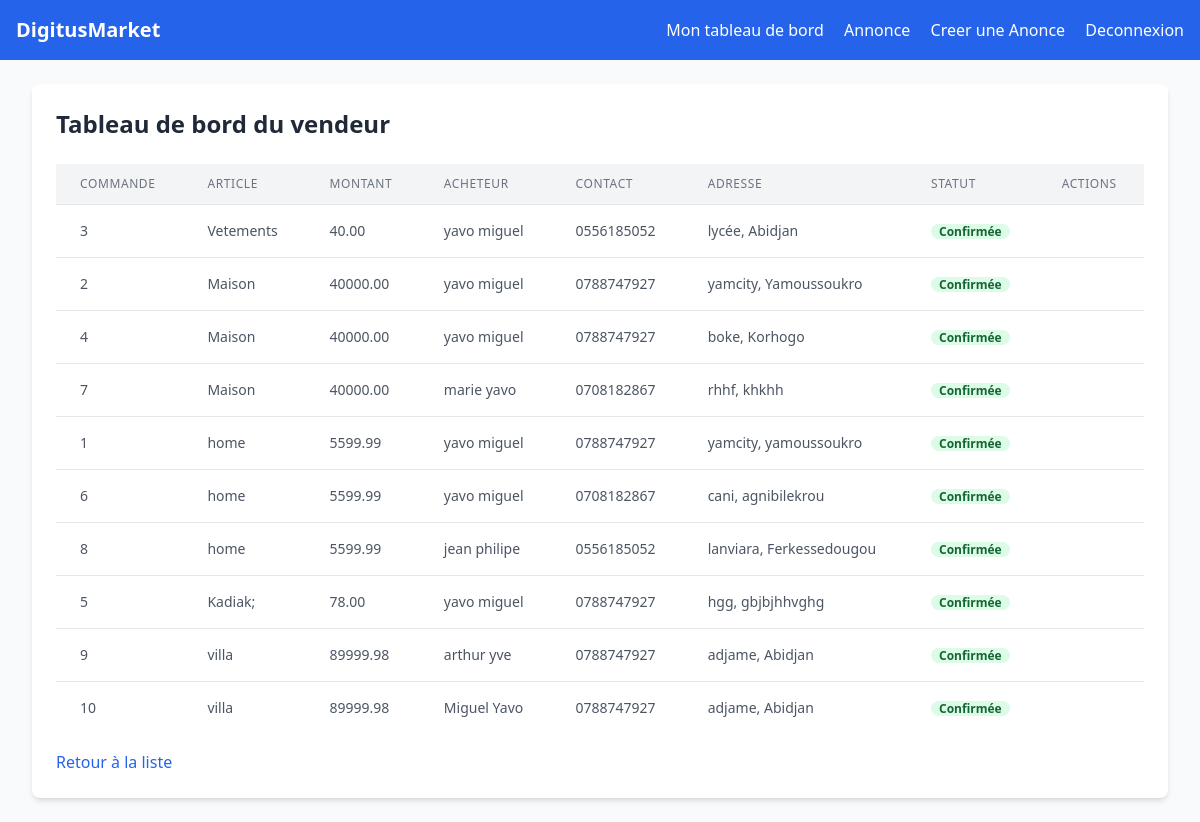
Page /listings/seller/ (signed in) on the committed database.
### listings/models.py (models this page shows, shortened)
class Order(models.Model):
    STATUS_CHOICES = (
        ('pending', 'En attente'),
        ('confirmed', 'Confirmée'),
        ('cancelled', 'Annulée'),
    )
    buyer = models.ForeignKey(User, related_name='orders', on_delete=models.CASCADE)
    listing = models.ForeignKey(Listing, on_delete=models.CASCADE)
    amount = models.DecimalField(max_digits=10, decimal_places=2)
    first_name = models.CharField(max_length=100)
    last_name = models.CharField(max_length=100)
    phone = models.CharField(max_length=20)
    neighborhood = models.CharField(max_length=100)
    city = models.CharField(max_length=100)
    status = models.CharField(max_length=20, choices=STATUS_CHOICES, default='pending')
    created_at = models.DateTimeField(auto_now_add=True)

class Listing(models.Model):
    TYPE_CHOICES = (
        ('sale', 'Vente'),
        ('rent', 'Location'),
    )
    CATEGORY_CHOICES = (
        ('land', 'Terrain'),
        ('house_sale', 'Maison (Vente)'),
        ('house_rent', 'Maison (Location)'),
    )
    title = models.CharField(max_length=200)
    description = models.TextField()
    price = models.DecimalField(max_digits=10, decimal_places=2)
    category = models.CharField(max_length=20, choices=CATEGORY_CHOICES)
    listing_type = models.CharField(max_length=10, choices=TYPE_CHOICES)
    user = models.ForeignKey(User, on_delete=models.CASCADE)
    created_at = models.DateTimeField(auto_now_add=True)
    updated_at = models.DateTimeField(auto_now=True)
    is_active = models.BooleanField(default=True)
    class Meta:
        ordering = ['-created_at']

### listings/views.py (the view)
# urls.py: path('seller/', views.seller_dashboard, name='seller_dashboard'),
@login_required
def seller_dashboard(request):
    if not check_seller(request.user):
        messages.error(request, "Seuls les vendeurs peuvent accéder à ce tableau de bord.")
        return redirect('listing_list')
    orders = Order.objects.filter(listing__user=request.user)
    return render(request, 'listings/seller_dashboard.html', {'orders': orders})

### listings/views.py (called while the page is built)
def check_seller(user):
    try:
        profile = user.userprofile
        return profile.user_type == 'seller'
    except UserProfile.DoesNotExist:
        logger.error(f"Utilisateur {user.username} n'a pas de profil UserProfile")
        return False

### listings/templates/listings/seller_dashboard.html (shortened to what this page needs)
 {% extends 'base.html' %}
    {% block content %}
    <div class="bg-white shadow-md rounded-lg p-6">
        <h2 class="text-2xl font-bold text-gray-800 mb-6">Tableau de bord du vendeur</h2>
        {% if orders %}
        <div class="overflow-x-auto">
            <table class="min-w-full divide-y divide-gray-200">
                <thead class="bg-gray-100">
                    <tr>
                        <th class="px-6 py-3 text-left text-xs font-medium text-gray-500 uppercase tracking-wider">Commande</th>
                        <th class="px-6 py-3 text-left text-xs font-medium text-gray-500 uppercase tracking-wider">Article</th>
                        <th class="px-6 py-3 text-left text-xs font-medium text-gray-500 uppercase tracking-wider">Montant</th>
                        <th class="px-6 py-3 text-left text-xs font-medium text-gray-500 uppercase tracking-wider">Acheteur</th>
                        <th class="px-6 py-3 text-left text-xs font-medium text-gray-500 uppercase tracking-wider">Contact</th>
                        <th class="px-6 py-3 text-left text-xs font-medium text-gray-500 uppercase tracking-wider">Adresse</th>
                        <th class="px-6 py-3 text-left text-xs font-medium text-gray-500 uppercase tracking-wider">Statut</th>
                        <th class="px-6 py-3 text-left text-xs font-medium text-gray-500 uppercase tracking-wider">Actions</th>
                    </tr>
                </thead>
                <tbody class="bg-white divide-y divide-gray-200">
                    {% for order in orders %}
                    <tr>
                        <td class="px-6 py-4 whitespace-nowrap text-sm text-gray-600">{{ order.id }}</td>
                        <td class="px-6 py-4 whitespace-nowrap text-sm text-gray-600">{{ order.listing.title }}</td>
                        <td class="px-6 py-4 whitespace-nowrap text-sm text-gray-600">{{ order.amount }} </td>
                        <td class="px-6 py-4 whitespace-nowrap text-sm text-gray-600">{{ order.first_name }} {{ order.last_name }}</td>
                        <td class="px-6 py-4 whitespace-nowrap text-sm text-gray-600">{{ order.phone }}</td>
                        <td class="px-6 py-4 whitespace-nowrap text-sm text-gray-600">{{ order.neighborhood}}, {{ order.city }}</td>
                        <td class="px-6 py-4 whitespace-nowrap text-sm">
                            <span class="px-2 inline-flex text-xs leading-tight font-semibold rounded-full {% if order.status == 'confirmed' %}bg-green-100 text-green-800{% elif order.status == 'pending' %}bg-yellow-100 text-blue-800{% else %}bg-red-100 text-red-800{% endif %}">
                                {{ order.get_status_display }}
                            </span>
                        </td>
                        <td class="px-6 py-4 whitespace-nowrap text-sm">
                        </td>
                    </tr>
                    {% endfor %}
                </tbody>
            </table>
        </div>
        {% else %}
        <p class="text-gray-600">Aucune commande pour le moment.</p>
        {% endif %}
        <div class="mt-4">
            <a href="{% url 'listing_list' %}" class="inline-block text-blue-600 hover:underline">Retour à la liste</a>
        </div>
    </div>
    {% endblock %}

### comptes/templates/base.html (shortened to what this page needs)
<!DOCTYPE html>
<html lang="fr">
<head>
    <script src="https://cdn.tailwindcss.com"></script>
</head>
<body class="bg-gray-50 font-sans text-gray-800">
    <nav class="bg-blue-600 text-white p-4">
        <div class="max-w-7xl mx-auto flex justify-between items-center">
            <a href="{% url 'home' %}" class="text-xl font-bold">DigitusMarket</a>
            <div class="space-x-4">
                {% if user.is_authenticated %}
                    {% if user.userprofile.user_type == 'buyer' %}
                        <a href="{% url 'buyer_dashboard' %}" class="hover:underline">Mon tableau de bord</a>
                    {% elif user.userprofile.user_type == 'seller' %}
                        <a href="{% url 'seller_dashboard' %}" class="hover:underline">Mon tableau de bord</a>
                    {% endif %}
                     <a href="{% url 'listing_list' %}" class="hover:underline">Annonce</a>
                     <a href="{% url 'create_listing' %}" class="hover:underline">Creer une Anonce</a>
                     <a href="{% url 'logout' %}" class="hover:underline">Deconnexion</a>
                {% else %}
                    <a href="{% url 'login' %}" class="hover:underline">Connexion</a>
                     <a href="{% url 'register' %}" class="hover:underline">Inscription</a>
                {% endif %}
            </div>
        </div>
    </nav>
    <main class="max-w-7xl mx-auto py-6 px-4 sm:px-6 lg:px-8">
        {% block content %}
        {% endblock %}
    </main>
</body>
</html>

### rows in the picture
Order: id "3", listing "Vetements", amount "40.00", first_name "yavo", last_name "miguel", phone "0556185052", neighborhood "lycée", city "Abidjan", status "Confirmée"
Order: id "2", listing "Maison", amount "40000.00", first_name "yavo", last_name "miguel", phone "0788747927", neighborhood "yamcity", city "Yamoussoukro", status "Confirmée"
Order: id "4", listing "Maison", amount "40000.00", first_name "yavo", last_name "miguel", phone "0788747927", neighborhood "boke", city "Korhogo", status "Confirmée"
Order: id "7", listing "Maison", amount "40000.00", first_name "marie", last_name "yavo", phone "0708182867", neighborhood "rhhf", city "khkhh", status "Confirmée"
Order: id "1", listing "home", amount "5599.99", first_name "yavo", last_name "miguel", phone "0788747927", neighborhood "yamcity", city "yamoussoukro", status "Confirmée"
Order: id "6", listing "home", amount "5599.99", first_name "yavo", last_name "miguel", phone "0708182867", neighborhood "cani", city "agnibilekrou", status "Confirmée"
Order: id "8", listing "home", amount "5599.99", first_name "jean", last_name "philipe", phone "0556185052", neighborhood "lanviara", city "Ferkessedougou", status "Confirmée"
Order: id "5", listing "Kadiak;", amount "78.00", first_name "yavo", last_name "miguel", phone "0788747927", neighborhood "hgg", city "gbjbjhhvghg", status "Confirmée"
Order: id "9", listing "villa", amount "89999.98", first_name "arthur", last_name "yve", phone "0788747927", neighborhood "adjame", city "Abidjan", status "Confirmée"
Order: id "10", listing "villa", amount "89999.98", first_name "Miguel", last_name "Yavo", phone "0788747927", neighborhood "adjame", city "Abidjan", status "Confirmée"
